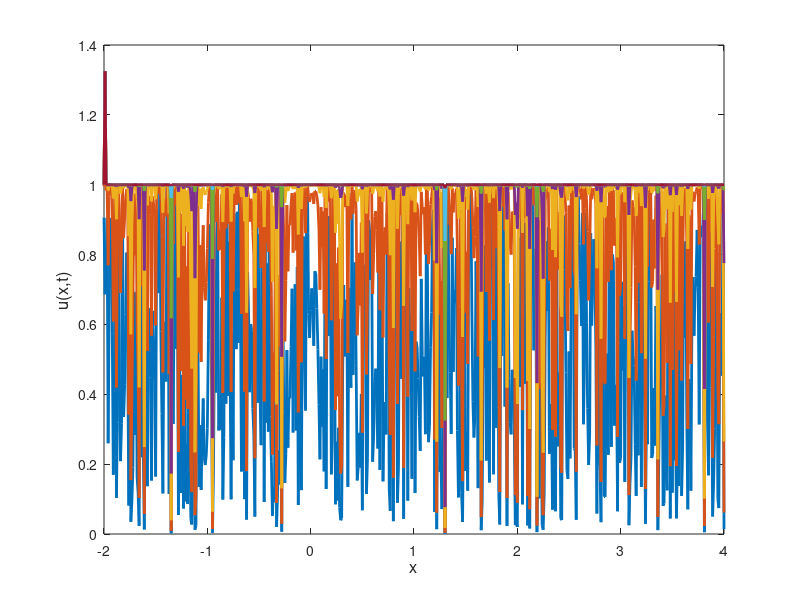
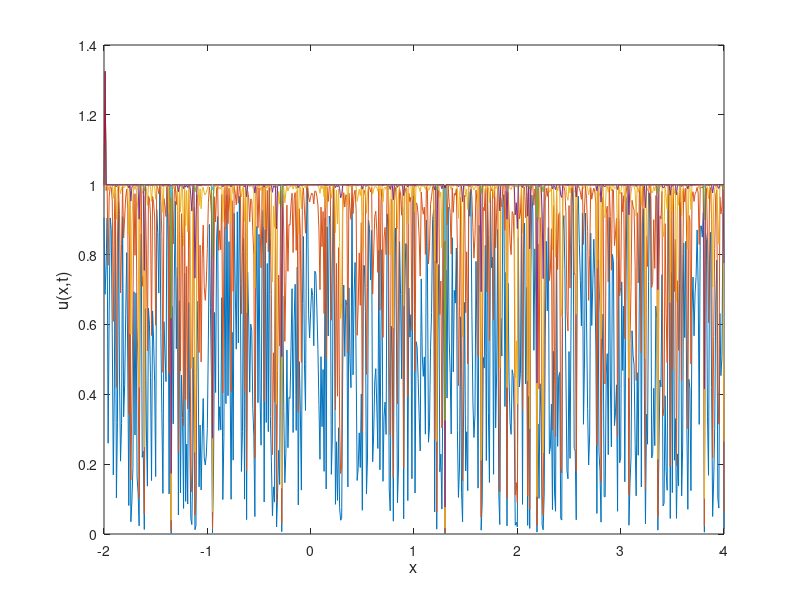

Reproduce these figures in MATLAB, in order.
%Allen-Cahn Solver

%define constants
eps = 0.01; a = -2; b = 4; T = 10;
h = 0.01; tau = 0.01;
x = (a:h:b); N = length (x);
ga = 0; gb = 0;
utime = zeros(N,T/tau+1);
utimeback = zeros (N,T/tau+1);


%initial conditions (random noise) (we can also change this to negative and bigger numbers)
rng(20);
u = rand(N,1);
uback = u; 

%Create the negative Laplacian
%Laplacian matrix
%Construct the Laplacian matrix using finite difference method
one_vec = ones(N,1);
lap = spdiags([1, -2, 1],-1:1,N,N);
lap(1,1) = ga
lap (N,N) = gb
A = (eye(N)-tau*eps^2*lap/h^2)

%Forward Euler
for step = 1:(T/tau+1)
    utime(:,step) = u;
    u = u + tau*(eps^2 * (lap*u) /(h^2) + u - u.^3);
end

%Backwards Euler 
for steps = 1:(T/tau+1)
    utimeback(:,steps) = uback;
    uback = A\(uback + tau * (uback-uback.^3))
end

%for task 3, you can plot this with the things from below 
%utime is an array of the solutions at given times (forward)
%utimeback is the same for backwards
%the plotting can be done below
%also plot the analytical solution from task 2

figure 
plot(x, utime(:,1:150:end), 'linewidth',2); hold on
xlabel('x','FontSize', 12); ylabel('u(x,t)','FontSize', 12);

figure
plot(x, utimeback(:, 1:150:end), '-');
xlabel('x','FontSize', 12); ylabel('u(x,t)','FontSize', 12);

hold on;
